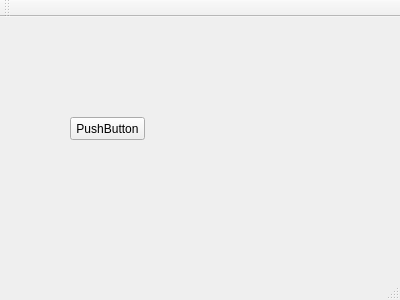
<?xml version="1.0" encoding="UTF-8"?>
<ui version="4.0">
 <class>MainWindow</class>
 <widget class="QMainWindow" name="MainWindow">
  <property name="geometry">
   <rect>
    <x>0</x>
    <y>0</y>
    <width>400</width>
    <height>300</height>
   </rect>
  </property>
  <property name="windowTitle">
   <string>MainWindow</string>
  </property>
  <widget class="QWidget" name="centralWidget">
   <widget class="QPushButton" name="pushButton">
    <property name="geometry">
     <rect>
      <x>70</x>
      <y>100</y>
      <width>75</width>
      <height>23</height>
     </rect>
    </property>
    <property name="text">
     <string>PushButton</string>
    </property>
   </widget>
  </widget>
  <widget class="QMenuBar" name="menuBar">
   <property name="geometry">
    <rect>
     <x>0</x>
     <y>0</y>
     <width>400</width>
     <height>23</height>
    </rect>
   </property>
  </widget>
  <widget class="QToolBar" name="mainToolBar">
   <attribute name="toolBarArea">
    <enum>TopToolBarArea</enum>
   </attribute>
   <attribute name="toolBarBreak">
    <bool>false</bool>
   </attribute>
  </widget>
  <widget class="QStatusBar" name="statusBar"/>
 </widget>
 <layoutdefault spacing="6" margin="11"/>
 <resources/>
 <connections/>
</ui>
